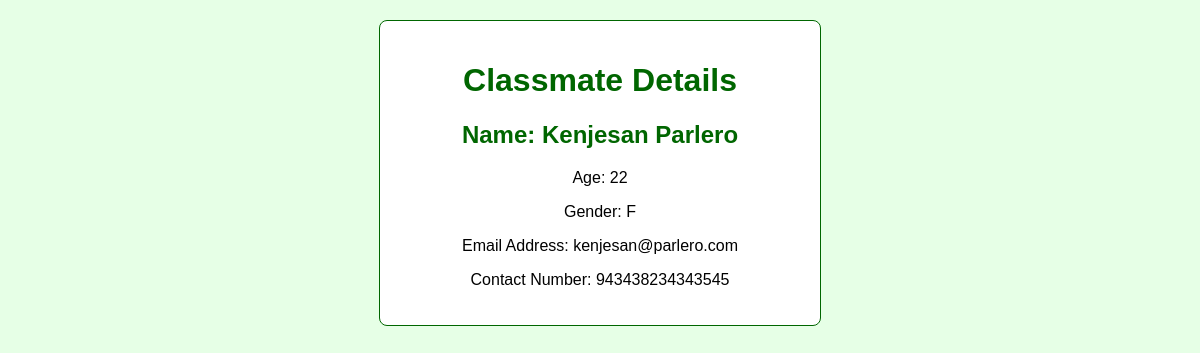
The app's page /classmate/view/8 with its own data.
### classmates/models.py (models this page shows, shortened)
class Classmate(models.Model):
    GENDER_CHOICES = [
        ('M', 'Male'),
        ('F', 'Female'),
        ('O', 'Other'),
    ]
    firstname = models.CharField(max_length=200)
    lastname = models.CharField(max_length=200)
    age = models.IntegerField()
    address = models.EmailField(blank=True, null=True)
    contact_number = models.CharField(max_length=15, blank=True, null=True)
    gender = models.CharField(max_length=1, choices=GENDER_CHOICES, blank=True, null=True)

### classmates/views.py (the view)
# urls.py: path('view/<int:pk>', views.ClassmateView.as_view(), name='classmate_view'),
class ClassmateView(DetailView):
    model = Classmate

### classmates/templates/classmates/classmate_detail.html (shortened to what this page needs)
<!DOCTYPE html>
<html lang="en">
<head>
</head>
<body>
    <div class="details-container">
        <h1>Classmate Details</h1>
        <h2>Name: {{ object.firstname }} {{ object.lastname }}</h2>
        <p>Age: {{ object.age }}</p>
        <p>Gender: {{ object.gender }}</p>
        <p>Email Address: {{ object.address }}</p>
        <p>Contact Number: {{ object.contact_number }}</p>
    </div>
</body>
</html>

### classmates/templates/classmates/classmate_detail.html (style rules this page uses)
body { background-color: #e6ffe6; font-family: Arial, sans-serif; text-align: center; }
.details-container { max-width: 400px; margin: 20px auto; padding: 20px; background-color: #ffffff; border: 1px solid #006600; border-radius: 8px; }
h1, h2 { color: #006600; }

### records on screen
Classmate: firstname "Kenjesan", lastname "Parlero", age "22", gender "F", address "kenjesan@parlero.com", contact_number "943438234343545"
